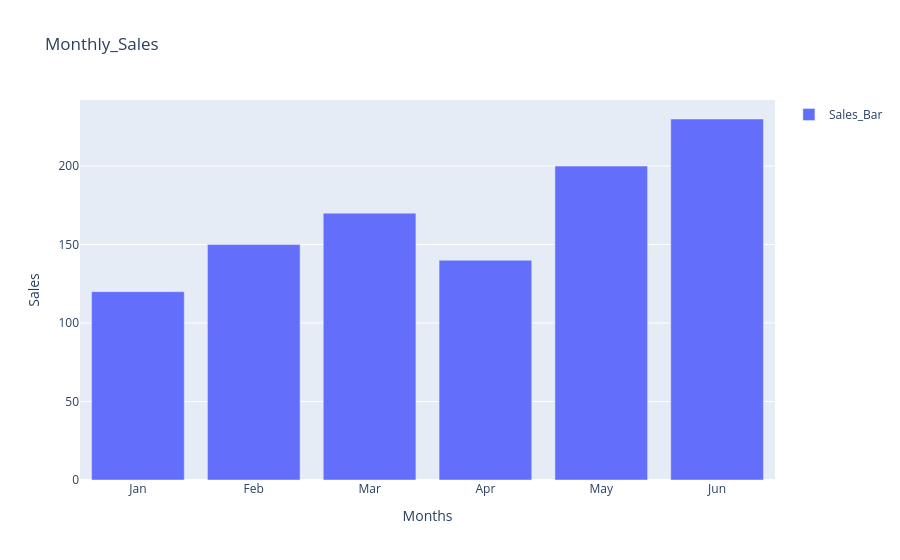

The cell this chart's notebook holds for it:
### Code cell
fig=go.Figure()
fig.add_trace(go.Bar(
               x=months,
               y=sales,
               name="Sales_Bar"
               ))
fig.update_layout(
    title="Monthly_Sales",
    xaxis_title="Months",
    yaxis_title="Sales",
    showlegend=True
)

fig.show()

### Figure 1 — Plotly figure (JSON) as saved in the notebook; plotly's stock layout.template omitted (floating-point values rounded to 4 significant figures)
{"data": [{"name": "Sales_Bar", "type": "bar", "x": ["Jan", "Feb", "Mar", "Apr", "May", "Jun"], "y": [120, 150, 170, 140, 200, 230]}], "layout": {"showlegend": true, "title": {"text": "Monthly_Sales"}, "xaxis": {"title": {"text": "Months"}}, "yaxis": {"title": {"text": "Sales"}}}}
